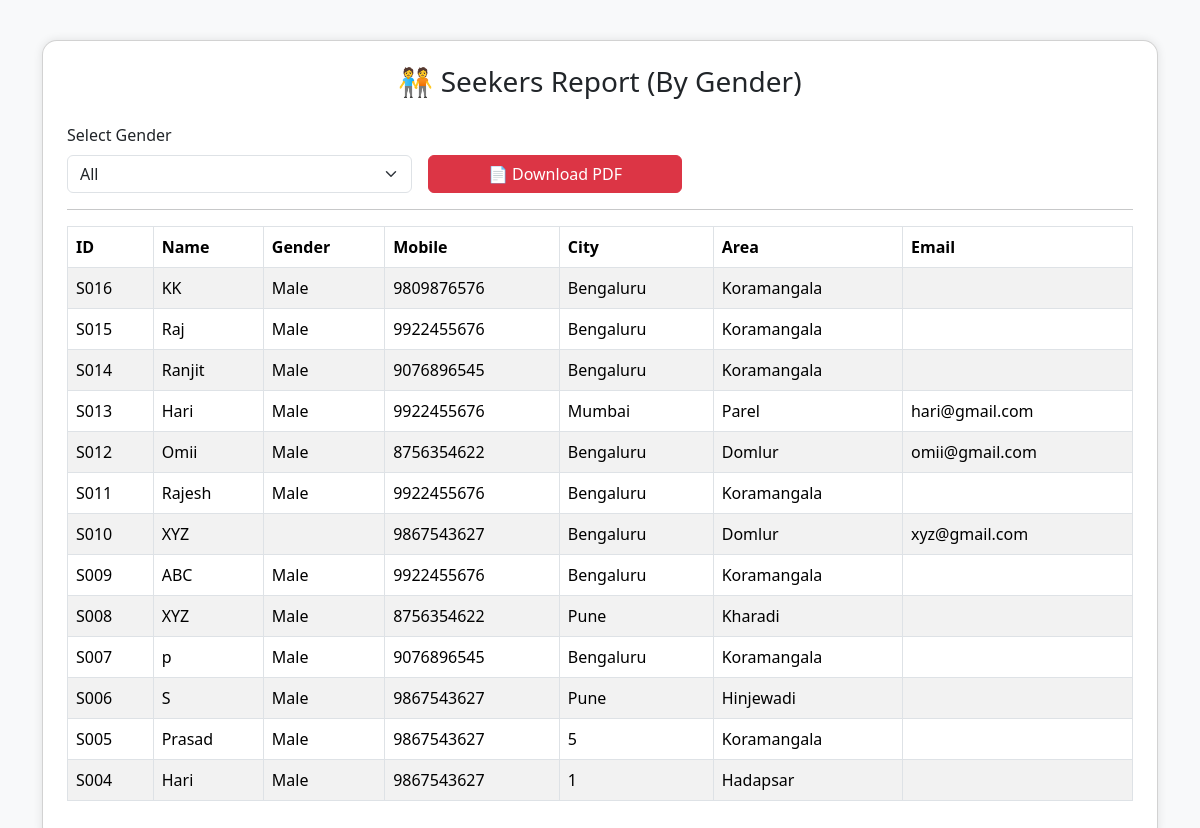
Screenshot of /sickers_report.php with the database file from the repository.
### tables this page shows
CREATE TABLE `sickers` (
  `id` int(11) NOT NULL,
  `sicker_id` varchar(10) NOT NULL,
  `sicker_name` varchar(100) NOT NULL,
  `dob` date DEFAULT NULL,
  `sicker_age` int(3) NOT NULL,
  `sicker_gender` enum('Male','Female') NOT NULL,
  `sicker_mobile` varchar(10) NOT NULL,
  `city` varchar(100) NOT NULL,
  `area` varchar(100) NOT NULL,
  `request_date` date DEFAULT curdate(),
  `password` varchar(255) NOT NULL,
  `image` varchar(255) DEFAULT NULL,
  `aadhar_doc` varchar(255) DEFAULT NULL,
  `status` enum('pending','active','inactive') NOT NULL DEFAULT 'pending',
  `email` varchar(255) DEFAULT NULL
);

### sickers_report.php (the view, shortened to what this page needs)
<?php
include 'db.php';
$gender = isset($_GET['gender']) ? $_GET['gender'] : 'All';
if($gender == 'All'){
    $sql = "SELECT * FROM sickers ORDER BY sicker_id DESC";
    $stmt = $conn->prepare($sql);
} else {
    $sql = "SELECT * FROM sickers WHERE sicker_gender = ? ORDER BY sicker_id DESC";
    $stmt = $conn->prepare($sql);
    $stmt->bind_param("s", $gender);
}
$stmt->execute();
?>
<!DOCTYPE html>
<html lang="en">
<head>
  <link href="https://cdn.jsdelivr.net/npm/bootstrap@5.3.3/dist/css/bootstrap.min.css" rel="stylesheet">
</head>
<body>
<div class="container">
  <div class="card p-4">
    <h3 class="text-center mb-4">🧑‍🤝‍🧑 Seekers Report (By Gender)</h3>
    <form method="GET" class="row g-3">
      <div class="col-md-4">
        <label class="form-label">Select Gender</label>
        <select name="gender" class="form-select" onchange="this.form.submit()">
          <option value="All" <?php if($gender=='All') echo 'selected'; ?>>All</option>
        </select>
      </div>
      <div class="col-md-3 align-self-end">
        <a href="?gender=<?php echo $gender; ?>&download=pdf" class="btn btn-danger w-100">
          📄 Download PDF
        </a>
      </div>
    </form>
    <hr>
    <?php
    if($gender == 'All'){
        $sql = "SELECT * FROM sickers ORDER BY sicker_id DESC";
        $stmt = $conn->prepare($sql);
    } else {
        $sql = "SELECT * FROM sickers WHERE sicker_gender = ? ORDER BY sicker_id DESC";
        $stmt = $conn->prepare($sql);
        $stmt->bind_param("s", $gender);
    }
    $stmt->execute();
    $result = $stmt->get_result();
    if($result->num_rows > 0){
        echo '<div class="table-responsive">';
        echo '<table class="table table-bordered table-striped">';
        echo '<thead><tr>
                <th>ID</th>
                <th>Name</th>
                <th>Gender</th>
                <th>Mobile</th>
                <th>City</th>
                <th>Area</th>
                <th>Email</th>
              </tr></thead><tbody>';
        while($row = $result->fetch_assoc()){
            echo '<tr>
                    <td>'.$row['sicker_id'].'</td>
                    <td>'.$row['sicker_name'].'</td>
                    <td>'.$row['sicker_gender'].'</td>
                    <td>'.$row['sicker_mobile'].'</td>
                    <td>'.$row['city'].'</td>
                    <td>'.$row['area'].'</td>
                    <td>'.$row['email'].'</td>
                  </tr>';
        }
        echo '</tbody></table></div>';
    } else {
        echo '<div class="alert alert-warning text-center">No sickers found for selected gender.</div>';
    }
    ?>
  </div>
</div>
</body>
</html>

### sickers_report.php (style rules this page uses)
body { background-color: #f8f9fa; }
.container { margin-top: 40px; }
.card { border-radius: 15px; box-shadow: 0 0 10px rgba(0,0,0,0.1); }
th { background-color: #007bff; color: white; }

### rows the page displays
sickers: sicker "S016", sicker_name "KK", sicker_gender "Male", sicker_mobile "9809876576", city "Bengaluru", area "Koramangala"
sickers: sicker "S015", sicker_name "Raj", sicker_gender "Male", sicker_mobile "9922455676", city "Bengaluru", area "Koramangala"
sickers: sicker "S014", sicker_name "Ranjit", sicker_gender "Male", sicker_mobile "9076896545", city "Bengaluru", area "Koramangala"
sickers: sicker "S013", sicker_name "Hari", sicker_gender "Male", sicker_mobile "9922455676", city "Mumbai", area "Parel", email "hari@gmail.com"
sickers: sicker "S012", sicker_name "Omii", sicker_gender "Male", sicker_mobile "8756354622", city "Bengaluru", area "Domlur", email "omii@gmail.com"
sickers: sicker "S011", sicker_name "Rajesh", sicker_gender "Male", sicker_mobile "9922455676", city "Bengaluru", area "Koramangala"
sickers: sicker "S010", sicker_name "XYZ", sicker_mobile "9867543627", city "Bengaluru", area "Domlur", email "xyz@gmail.com"
sickers: sicker "S009", sicker_name "ABC", sicker_gender "Male", sicker_mobile "9922455676", city "Bengaluru", area "Koramangala"
sickers: sicker "S008", sicker_name "XYZ", sicker_gender "Male", sicker_mobile "8756354622", city "Pune", area "Kharadi"
sickers: sicker "S007", sicker_name "p", sicker_gender "Male", sicker_mobile "9076896545", city "Bengaluru", area "Koramangala"
sickers: sicker "S006", sicker_name "S", sicker_gender "Male", sicker_mobile "9867543627", city "Pune", area "Hinjewadi"
sickers: sicker "S005", sicker_name "Prasad", sicker_gender "Male", sicker_mobile "9867543627", city "5", area "Koramangala"
sickers: sicker "S004", sicker_name "Hari", sicker_gender "Male", sicker_mobile "9867543627", city "1", area "Hadapsar"
